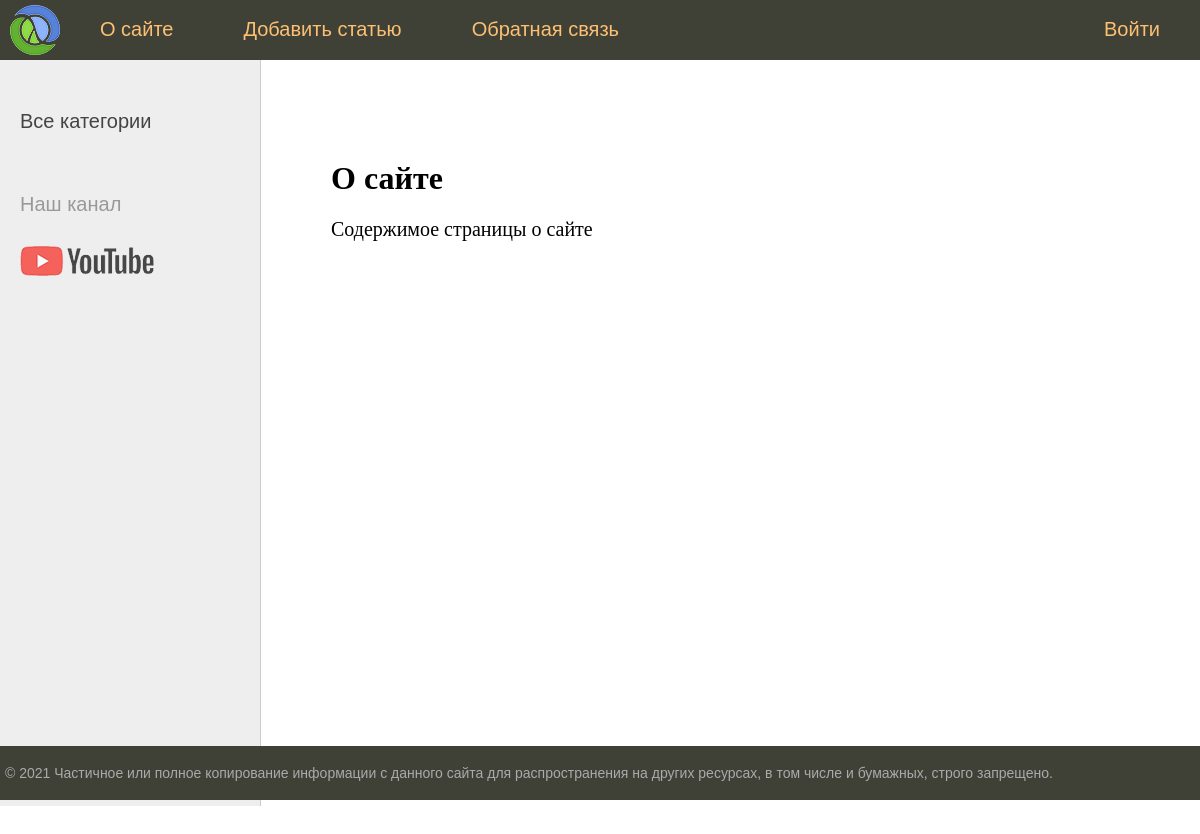
Page /about/ on the earlier database version.
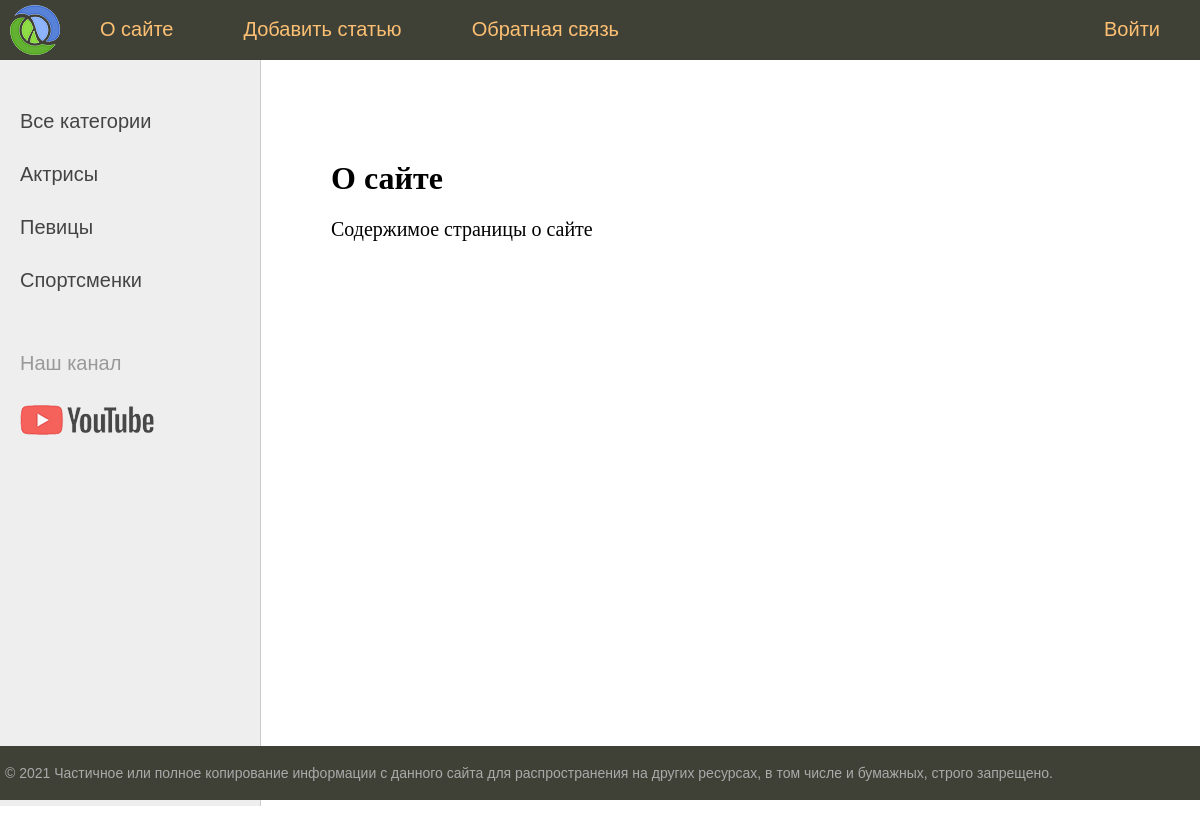
Same page on the later database version.
### women/models.py (models this page shows, shortened)
class Category(models.Model):
    name = models.CharField(max_length=100, db_index=True, verbose_name="Категория")
    def get_absolute_url(self):
        return reverse('category', kwargs={'cat_id': self.pk})
    class Meta:
        verbose_name = 'Категория'
        verbose_name_plural = 'Категории'
        ordering = ['id']

### women/views.py (the view)
# urls.py: path('about/', about, name='about'),
def about(request):
    return render(request, 'women/about.html', {'menu': menu, 'title': 'О сайте'})

### women/templatetags/women_tags.py (called while the page is built)
@register.inclusion_tag('women/list_categories.html')
def show_categories(sort=None, cat_selected=0):
    if not sort:
        cats = Category.objects.all()
    else:
        cats = Category.objects.order_by(sort)
    return {"cats": cats, "cat_selected": cat_selected}

### women/templates/women/about.html
{% extends 'women/base.html' %}
{% block content %}
<h1>{{title}}</h1>
<p>Содержимое страницы о сайте
{% endblock %}

### women/templates/women/list_categories.html
{% for c in cats %}
	{% if c.pk == cat_selected %}
		<li class="selected">{{c.name}}</li>
	{% else %}
		<li><a href="{{ c.get_absolute_url }}">{{c.name}}</a></li>
	{% endif %}
{% endfor %}

Differences in the rows shown:
added Category: name "Актрисы"
added Category: name "Певицы"
added Category: name "Спортсменки"
